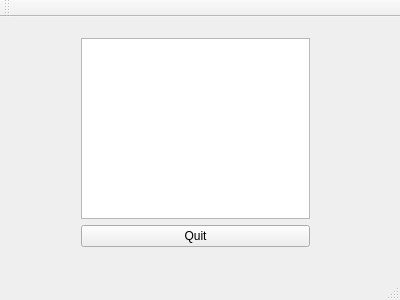
<?xml version="1.0" encoding="UTF-8"?>
<ui version="4.0">
 <class>Notepad</class>
 <widget class="QMainWindow" name="Notepad">
  <property name="geometry">
   <rect>
    <x>0</x>
    <y>0</y>
    <width>400</width>
    <height>300</height>
   </rect>
  </property>
  <property name="windowTitle">
   <string>Notepad</string>
  </property>
  <widget class="QWidget" name="centralWidget">
   <widget class="QWidget" name="verticalLayoutWidget">
    <property name="geometry">
     <rect>
      <x>70</x>
      <y>10</y>
      <width>251</width>
      <height>231</height>
     </rect>
    </property>
    <layout class="QVBoxLayout" name="verticalLayout_2">
     <item>
      <widget class="QTextEdit" name="textEdit"/>
     </item>
     <item>
      <widget class="QPushButton" name="quitButton">
       <property name="text">
        <string>Quit</string>
       </property>
      </widget>
     </item>
    </layout>
   </widget>
  </widget>
  <widget class="QMenuBar" name="menuBar">
   <property name="geometry">
    <rect>
     <x>0</x>
     <y>0</y>
     <width>400</width>
     <height>22</height>
    </rect>
   </property>
  </widget>
  <widget class="QToolBar" name="mainToolBar">
   <attribute name="toolBarArea">
    <enum>TopToolBarArea</enum>
   </attribute>
   <attribute name="toolBarBreak">
    <bool>false</bool>
   </attribute>
  </widget>
  <widget class="QStatusBar" name="statusBar"/>
 </widget>
 <layoutdefault spacing="6" margin="11"/>
 <resources/>
 <connections/>
</ui>
